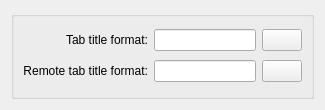
<?xml version="1.0" encoding="UTF-8"?>
<ui version="4.0">
 <class>RenameTabWidget</class>
 <widget class="QWidget" name="RenameTabWidget">
  <property name="geometry">
   <rect>
    <x>0</x>
    <y>0</y>
    <width>325</width>
    <height>110</height>
   </rect>
  </property>
  <layout class="QGridLayout" name="gridLayout">
   <item row="0" column="0">
    <widget class="QGroupBox" name="groupBox_5">
     <property name="title">
      <string/>
     </property>
     <property name="flat">
      <bool>true</bool>
     </property>
     <layout class="QGridLayout" name="gridLayout_2">
      <item row="0" column="0">
       <widget class="QLabel" name="label">
        <property name="text">
         <string>Tab title format:</string>
        </property>
        <property name="alignment">
         <set>Qt::AlignRight|Qt::AlignTrailing|Qt::AlignVCenter</set>
        </property>
       </widget>
      </item>
      <item row="0" column="1">
       <widget class="KLineEdit" name="tabTitleEdit">
        <property name="toolTip">
         <string>Normal tab title format</string>
        </property>
       </widget>
      </item>
      <item row="0" column="2">
       <widget class="Konsole::TabTitleFormatButton" name="tabTitleFormatButton"/>
      </item>
      <item row="1" column="0">
       <widget class="QLabel" name="label_2">
        <property name="text">
         <string>Remote tab title format:</string>
        </property>
        <property name="alignment">
         <set>Qt::AlignRight|Qt::AlignTrailing|Qt::AlignVCenter</set>
        </property>
       </widget>
      </item>
      <item row="1" column="1">
       <widget class="KLineEdit" name="remoteTabTitleEdit">
        <property name="toolTip">
         <string>Tab title format used when a remote command (e.g. connection to another computer via SSH) is being executed</string>
        </property>
       </widget>
      </item>
      <item row="1" column="2">
       <widget class="Konsole::TabTitleFormatButton" name="remoteTabTitleFormatButton"/>
      </item>
     </layout>
    </widget>
   </item>
  </layout>
 </widget>
 <customwidgets>
  <customwidget>
   <class>KLineEdit</class>
   <extends>QLineEdit</extends>
   <header>klineedit.h</header>
  </customwidget>
  <customwidget>
   <class>Konsole::TabTitleFormatButton</class>
   <extends>QPushButton</extends>
   <header>TabTitleFormatButton.h</header>
  </customwidget>
 </customwidgets>
 <connections/>
</ui>
